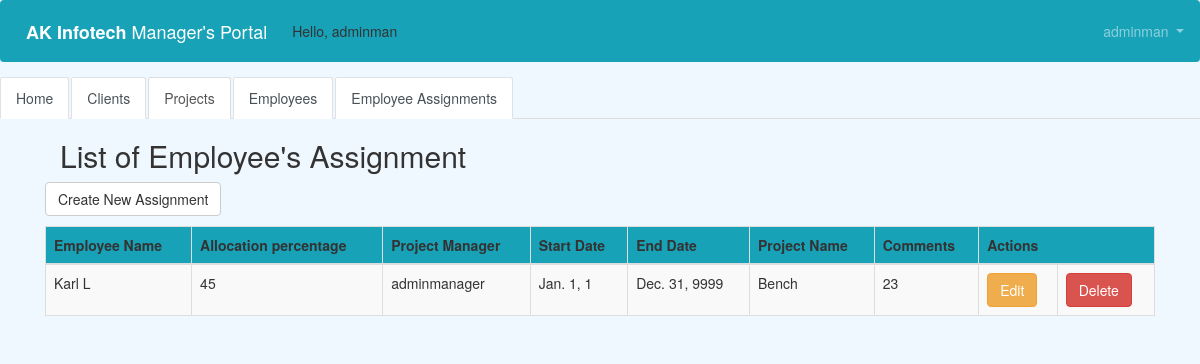
The app's page /assignment/assignment/20/assignment_email/ (signed in), older data.
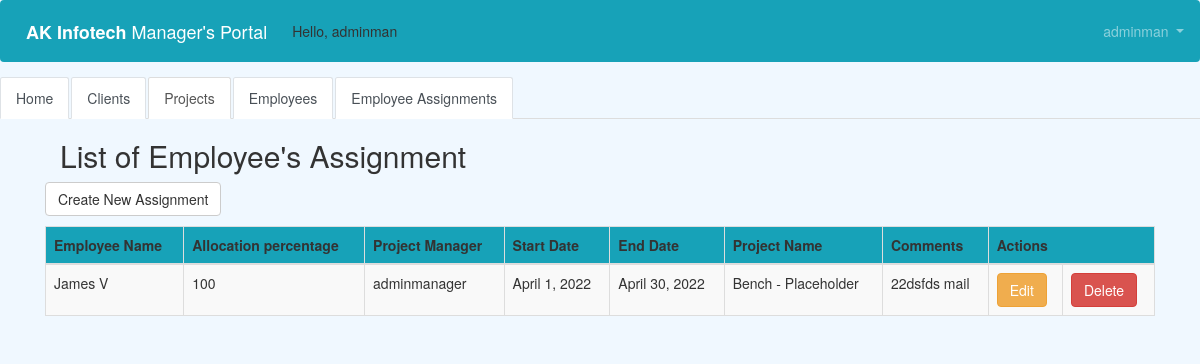
The same page, newer data.
### assignment/models.py (models this page shows, shortened)
class Assignment(models.Model):
    employee_name = models.ForeignKey(Employee, related_name='name', blank=False, null=False, default=' ',
                                      on_delete=models.CASCADE)
    allocation_percentage = models.IntegerField(blank=False, null=False, default=' ')
    Project_manager = models.ForeignKey(get_user_model(), on_delete=models.CASCADE)
    start_date = models.DateField(default=' ')
    end_date = models.DateField(default=' ')
    email = models.EmailField(max_length=100, default='example@gmail.com')
    project_name = models.ForeignKey(Project, related_name='client', max_length=50, blank=False,
                                     null=False, default=' ',
                                     on_delete=models.CASCADE)
    comments = models.CharField(max_length=50, blank=False, null=False, default=' ')

### manager/models.py (models this page shows, shortened)
class Employee(models.Model):
    employee_name = models.CharField(max_length=50, blank=False, null=False, default=' ')
    first_name = models.CharField(max_length=50, blank=False, null=False, default=' ')
    last_name = models.CharField(max_length=50, blank=False, null=False, default=' ')
    Email = models.EmailField(max_length=100, default=' ')
    DOJ = models.DateField(null=True, blank=True)
    Project_manager = models.ForeignKey(users.models.CustomUser, related_name='manager', null=True,
                                        on_delete=models.DO_NOTHING)
    Location = models.CharField(max_length=50, blank=False, null=False, default=' ')
    Designation = models.CharField(max_length=50, blank=False, null=False, default=' ')
    def __str__(self):
        return self.employee_name

class Project(models.Model):
    project_name = models.CharField(max_length=50, blank=False, null=False, default=' ')
    project_description = models.CharField(max_length=50, blank=False, null=False, default=' ')
    start_date = models.DateField(null=True, blank=True)
    end_date = models.DateField(null=True, blank=True)
    client_name = models.ForeignKey(Client, related_name='client', max_length=50, blank=False, null=False, default=' ',
                                    on_delete=models.CASCADE)
    SOW_no = models.CharField(max_length=50, blank=False, null=False, default=' ')
    total_headcount = models.IntegerField(blank=False, null=False, default=' ')
    manager = models.ForeignKey(get_user_model(), on_delete=models.CASCADE)
    def __str__(self):
        return self.project_name

### users/models.py (models this page shows)
class CustomUser(AbstractUser):
    department = models.CharField(max_length=50, default=' ', null=True, blank=True)
    cell_phone = models.CharField(max_length=50, default='(402)000-0000')
    date_of_joining = models.DateField(null=True, blank=True)
    employee_ID = models.CharField(max_length=50, default=' ', null=True, blank=True)
    office_location = models.CharField(max_length=50, default=' ', null=True, blank=True)
    designation = models.CharField(max_length=50, default=' ', null=True, blank=True)

### assignment/views.py (the view)
# urls.py: path('assignment/<int:pk>/assignment_email/', views.assignment_email, name='assignment_email'),
@login_required
def assignment_email(request, pk):
    assignment = Assignment.objects.filter(pk=pk)
    email1 = request.POST.get("email")
    subject = 'AK Infotech: Your Project Assignment!'
    message = f'You have a new Project Assignment Created now. Please contact your project Manager for ' \
              f'further details'
    email = EmailMessage(subject, message, settings.EMAIL_HOST_USER, [email1])
    html = render_to_string('pdf_assignment.html', {'assignments': assignment})
    out = BytesIO()
    stylesheets = [weasyprint.CSS(settings.STATIC_ROOT + 'css/pdf.css')]
    weasyprint.HTML(string=html).write_pdf(out, stylesheets=stylesheets)
    email.attach(f'pdf_assignment.pdf', out.getvalue(), 'application/pdf')
    email.send()
    return render(request, 'assignment_list.html', {'assignments': assignment})

### templates/assignment_list.html (shortened to what this page needs)
{% extends 'base.html' %}
{% block content %}
 <html>
    <head>
        <link rel="stylesheet" href="https://maxcdn.bootstrapcdn.com/bootstrap/3.3.4/css/bootstrap.min.css">
    </head>
    <body>
    <div class="container">
        <p>
        <h2>List of Employee's Assignment</h2>
        </p>
    </div>
    <p>
    <a href="{% url 'assignment_new' %}" class="btn btn-default">Create New Assignment</a>
    </p>
    <div>
        <table class="table table-striped table-bordered table-hover">
            <thead>
            <tr class="bg-info">
                <th>Employee Name</th>
                <th>Allocation percentage</th>
                <th>Project Manager</th>
                <th>Start Date</th>
                <th>End Date</th>
                <th>Project Name</th>
                <th>Comments</th>
                <th colspan="3">Actions</th>
            </tr>
            </thead>
            <tbody>
            {% for assignment in assignments %}
                <tr>
                    <td>{{ assignment.employee_name }}</td>
                    <td>{{ assignment.allocation_percentage }}</td>
                    <td>{{ assignment.Project_manager }}</td>
                    <td>{{ assignment.start_date }}</td>
                    <td>{{ assignment.end_date }}</td>
                    <td>{{ assignment.project_name }}</td>
                    <td>{{ assignment.comments }}</td>
                    <td><a href="{% url 'assignment_edit' pk=assignment.pk %}" class="btn btn-warning">Edit</a>
                    <td><a href="{% url 'assignment_delete' pk=assignment.pk %}"
                        onclick="return confirm('Are you sure you want to delete?')"
                        class="btn btn-danger">Delete</a>
                    </td>
                </tr>
            {% endfor %}
            </tbody>
        </table>
    </div>
        </body>
    </html>
{% endblock content %}

Row changes from the older to the newer data that the page shows:
changed Assignment "adminmanager": employee_name "Karl L" → "James V"; allocation_percentage "45" → "100"; start_date "Jan. 1, 1" → "April 1, 2022"; end_date "Dec. 31, 9999" → "April 30, 2022"; project_name "Bench" → "Bench - Placeholder"; comments "23" → "22dsfds mail"
